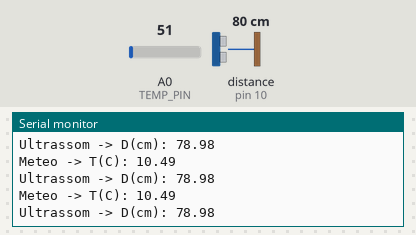
This sketch was run on a simulated Arduino Uno, built with avr-gcc and run on an emulated ATmega328P. Shown: the last lines printed to the serial monitor. Wiring (inferred from the names in the program): ultrasonic range finder: trigger pin 11; echo pin 10. Inputs (shaded band) come from the test bench; at power-on: A0 (TEMP_PIN) = 51, distance to the obstacle (sensor on pin 10) 80 cm. The echo pulse lasts 58.3 µs per cm.

Above: at 7.2 s.
7.3 s: A0 (TEMP_PIN) set to 43
At 7.38 s:
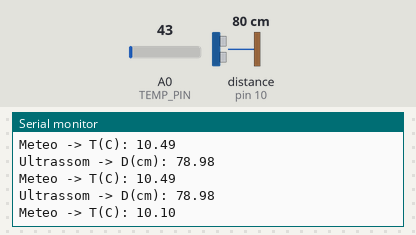
10.3 s: A0 (TEMP_PIN) set to 37
At 10.42 s:
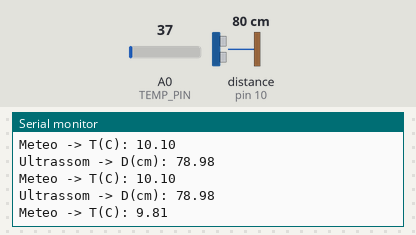
Timing chart, 0 to 13.3 s (numbered marks = the images above; inputs shaded):
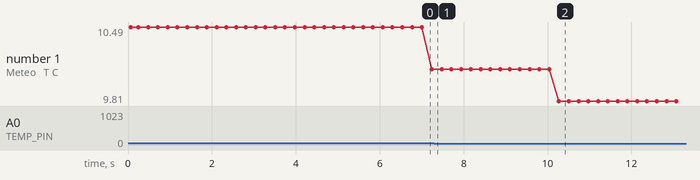

Measured:
- plotted number 1: 10.1 → 9.81 after the input at 7.3 s

The sketch:

PASCO_V5_experimental.ino
```cpp
/* PASCO V5 experimental reconstruction; NOT original source.
 * Historical candidate wiring: A0 analog, D11 trigger, D10 echo.
 * DO NOT flash before verifying the current hardware wiring and voltage.
 */
#include <Arduino.h>
namespace LegacyV5 {
const uint8_t TEMP_PIN=A0, TRIG_PIN=11, ECHO_PIN=10;
const uint8_t N_TEMP=61, N_ECHO=5;
float temperatures[N_TEMP], distances[N_ECHO];
float legacyTemperature(int adc) {
  return (float(adc)*(5.0f/1023.0f))*10.0f+8.0f;
}
void sortFloats(float *v,uint8_t n) {
  for(uint8_t i=1;i<n;++i) {
    float x=v[i];uint8_t j=i;
    while(j>0&&v[j-1]>x){v[j]=v[j-1];--j;}
    v[j]=x;
  }
}
float temperatureMedian() {
  for(uint8_t i=0;i<N_TEMP;++i){
    temperatures[i]=legacyTemperature(analogRead(TEMP_PIN));
    delay(2);
  }
  sortFloats(temperatures,N_TEMP);
  return temperatures[N_TEMP/2];
}
void trigger() {
  digitalWrite(TRIG_PIN,LOW);delayMicroseconds(2);
  digitalWrite(TRIG_PIN,HIGH);delayMicroseconds(10);
  digitalWrite(TRIG_PIN,LOW);
}
bool distanceMedian(float &cm) {
  uint8_t valid=0;
  for(uint8_t i=0;i<N_ECHO;++i){
    trigger();
    unsigned long us=pulseIn(ECHO_PIN,HIGH,15000UL);
    if(us!=0) distances[valid++]=float(us)*0.034f*0.5f;
    delay(5);
  }
  if(valid==0) return false;
  sortFloats(distances,valid);
  cm=distances[valid/2];
  return true;
}
}
void setup(){
  Serial.begin(9600);
  pinMode(LegacyV5::TRIG_PIN,OUTPUT);
  pinMode(LegacyV5::ECHO_PIN,INPUT);
  pinMode(LegacyV5::TEMP_PIN,INPUT);
  digitalWrite(LegacyV5::TRIG_PIN,LOW);
  Serial.println(F("--- FlexDuino Estabilizado V5 [RECONSTRUCAO EXPERIMENTAL] ---"));
}
void loop(){
  Serial.print(F("Meteo -> T(C): "));
  Serial.println(LegacyV5::temperatureMedian(),2);
  float cm=0;
  if(LegacyV5::distanceMedian(cm)){
    Serial.print(F("Ultrassom -> D(cm): "));
    Serial.println(cm,2);
  } else Serial.println(F("Ultrassom -> D(cm): 0.0"));
  delay(50);
}
```
